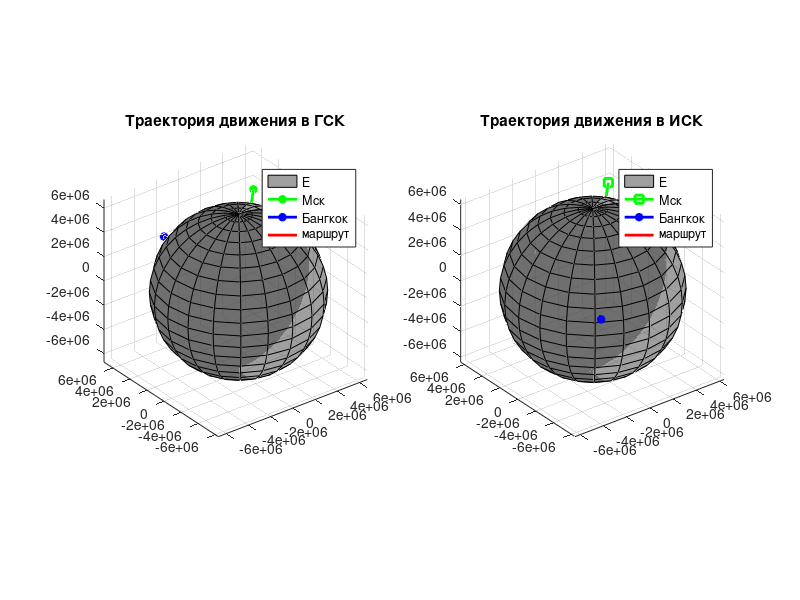

The MATLAB source for this figure:
clear;
clc;

fprintf ("I.M.Markov - \n");
fprintf ("Primitive orthodromy realization\n");
fprintf ("==================================\n");


%% Блок начальных условий =================================================

try
    % Инит данные для моделирования
    initial_data = struct;   % Структура начальных условий
    
    initial_data.m0 = [55.7558, 37.6173]; % МСК
    % initial_data.m1 = [51.1, 0.12];% Лондон
    initial_data.m1 = [13.7563, 100.5018]; % Бангкок

    initial_data.W = 250; % Модуль вектора путевой скорости [м/с ]
    initial_data.t = 60 * 60; % Время в движении [sec]
    initial_data.h = 1000000; % высота движения
    initial_data.Hz = 10; % Герцовка записи данных
    
    const_values = struct; % Структура константных значений
    const_values.W_earth = 7.2921159e-5; % [1/sec]
    const_values.R_earth = 6371000; % R Земли [m]
    
    output_data = struct; % Структура выходных (итоговых данных)
    
    MACROS = struct;
    MACROS.plot = 1;
    MACROS.save_grafs = 0;

    fprintf ("[INFO] == data initial success\n");
catch exception
    fprintf ("[ERROR] == error with data initialization -> %s\n", exception.message);
end


%% Подготовка дополнительных данных =======================================
% Градусы в радианы
initial_data.m0 = deg2rad(initial_data.m0);
initial_data.m1 = deg2rad(initial_data.m1);

% переводим широты и долготы в декартовы координаты
initial_data.e0 = ...
    (const_values.R_earth +initial_data.h) * [cos(initial_data.m0(1)) * cos(initial_data.m0(2));
                                              cos(initial_data.m0(1)) * sin(initial_data.m0(2));
                                              sin(initial_data.m0(1))];


initial_data.e1 = ...
    (const_values.R_earth +initial_data.h) * [cos(initial_data.m1(1)) * cos(initial_data.m1(2));
                                              cos(initial_data.m1(1)) * sin(initial_data.m1(2));
                                              sin(initial_data.m1(1))];


% Угол поворота
alpha = atan2( norm(cross(initial_data.e0,initial_data.e1)), ...
                        dot(initial_data.e0,initial_data.e1) );

% вектор поворота
e_c_ = cross(initial_data.e0, initial_data.e1);
if norm(e_c_) < 1e-9 * norm(initial_data.e0)^2 % проверка единственности ортодромии
    if dot(initial_data.e0, initial_data.e1) > 0
        error('Начальная и конечная точки совпадают — маршрут вырожден.');
    else
        error('Точки антиподальны — ортодромия не единственна, задайте промежуточную точку.');
    end
end
fprintf ("[INFO] == Маршрут существует\n");
e_c = e_c_ / norm(e_c_);

% Длина маршрута:
L = (const_values.R_earth + initial_data.h) * alpha;

% Время в пути:
T = L / initial_data.W;

% Угловая скорость
wc = initial_data.W / (const_values.R_earth + initial_data.h);

% Шаг времени
dt = [0:(1/initial_data.Hz):T, T];
dt = unique(dt);

C = [0,      -e_c(3),  e_c(2);
     e_c(3),  0,       -e_c(1);
     -e_c(2), e_c(1),  0];

% Определяем шаг угловой скорости вращения
beta = wc * dt;
N    = length(dt);

% Создаём итоговые массивы выходных данных
output_data.r_m_gsk = zeros (N, 3);
output_data.r_m_isk = zeros (N, 3);
output_data.v_m_gsk = zeros (N, 3);
output_data.v_m_isk = zeros (N, 3);


% Перевод начальной и конечной точки в ИСК
initial_data.e0_isk =[+cos(const_values.W_earth * 0), -sin(const_values.W_earth * 0), 0;
                      +sin(const_values.W_earth * 0), +cos(const_values.W_earth * 0), 0;
                      0, 0, 1] * initial_data.e0;

initial_data.e1_isk =[+cos(const_values.W_earth * T), -sin(const_values.W_earth * T), 0;
                      +sin(const_values.W_earth * T), +cos(const_values.W_earth * T), 0;
                      0, 0, 1] * initial_data.e1;

%% main cycle
for count = 1:length(output_data.r_m_gsk)

    % Матрица поворота с учётом углового шага
    A = (eye(3) * cos(beta(count))) + ((1 - cos(beta(count)))*(e_c * e_c')) - (C * sin(beta(count)));

    output_data.r_m_gsk(count, :) = A' * initial_data.e0;

    g = const_values.W_earth * dt(count);
    output_data.r_m_isk(count, :) = [+cos(g), -sin(g), 0;
                                     +sin(g), +cos(g), 0;
                                     0,        0,      1] * output_data.r_m_gsk(count, :)';

    % output_data.v_m_gisk(count, :) = cross(e_c, output_data.r_m_gisk(count, :)); 
    % output_data.v_m_gisk(count, :) = output_data.v_m_gisk(count, :) / norm (output_data.v_m_gisk(count, :));
    % output_data.v_m_gisk(count, :) = output_data.v_m_gisk(count, :) * initial_data.W;
end

% Контроль: дошли ли до конечной точки 
% порог шага дуги (W/Hz) - полтора шага
err_end = norm(output_data.r_m_gsk(end, :)' - initial_data.e1);
fprintf("[INFO] == Невязка конечной точки: %.6f m\n", err_end);
if err_end > (1.5 * initial_data.W / initial_data.Hz)
    warning("Траектория не сошлась в конечную точку!");
end



%% ВЫвод инфо =============================================================
fprintf ("Путевая скорость - %.4f [m/s] \n", initial_data.W);

fprintf ("Длина маршрута - %.4f [m] \n", L);
fprintf ("               - %.4f [km] \n", L/1000);

fprintf ("Время в пути - %.4f [s]\n", T);
fprintf ("             - %.4f [m]\n", T/60);
fprintf ("             - %.4f [h]\n", T/3600);




%% PLOTS
% для картинок
sz = get (0, 'MonitorPositions');
pic_size = [0 0 1000, 500];
pics_path = "pics/";
LW = 2;


if (MACROS.plot == 1)
    % Траектория полёта ЛА
    try
        Figure_trajectory = figure ('Position', pic_size);
        
        subplot (1, 2, 1) % --------------------------------------------- ГИСК
        [x,y,z] = sphere;
        axis equal
        surf(const_values.R_earth * x, ...
             const_values.R_earth * y, ...
             const_values.R_earth * z, ...
             'facecolor','#404040', 'facealpha',.5); 
        grid on;
        axis equal
        hold on;
        
        % вектор начала маршрута
        plot3 ([0, initial_data.e0(1)], ...
               [0, initial_data.e0(2)], ...
               [0, initial_data.e0(3)], ...
               '-*g', 'linewidth',LW);
        
        % вектор конца маршрута
        plot3 ([0, initial_data.e1(1)], ...
               [0, initial_data.e1(2)], ...
               [0, initial_data.e1(3)], ...
               '-*b', 'linewidth',LW);
        
        % % нормаль вращения
        % plot3 ([0, const_values.R_earth * e_c(1)], ...
        %        [0, const_values.R_earth * e_c(2)], ...
        %        [0, const_values.R_earth * e_c(3)], ...
        %        '-*r', 'linewidth',LW);
        
        % Траектория движения ГИСК
        plot3 (output_data.r_m_gsk(:, 1), ...
               output_data.r_m_gsk(:, 2), ...
               output_data.r_m_gsk(:, 3), ...
               '-r', 'linewidth',LW);
        
        title ('Траектория движения в ГСК')
        legend ("E", "Мск", "Бангкок", "маршрут");
        
        subplot (1, 2, 2) % --------------------------------------------- ИСК
        axis equal
        surf(const_values.R_earth * x, ...
             const_values.R_earth * y, ...
             const_values.R_earth * z, ...
             'facecolor','#404040', 'facealpha',.5); 
        grid on;
        axis equal
        hold on;
        
        % вектор начала маршрута в ИСК
        plot3 ([0, output_data.r_m_isk(1, 1)], ...
               [0, output_data.r_m_isk(1, 2)], ...
               [0, output_data.r_m_isk(1, 3)], ...
               '-gs', 'linewidth',LW);
        
        % вектор конца маршрута в ИСК
        plot3 ([0, output_data.r_m_isk(end, 1)], ...
               [0, output_data.r_m_isk(end, 2)], ...
               [0, output_data.r_m_isk(end, 3)], ...
               '-*b', 'linewidth',LW);
        
        % Траектория движения ИСК
        plot3 (output_data.r_m_isk(:, 1), ...
               output_data.r_m_isk(:, 2), ...
               output_data.r_m_isk(:, 3), ...
               '-r', 'linewidth',LW);
        
        title ('Траектория движения в ИСК')
        legend ("E", "Мск", "Бангкок", "маршрут");
    
        if (MACROS.save_grafs == 1)
            exportgraphics (Figure_trajectory, pics_path+"trajectory.png");
            close (Figure_trajectory);
        end

        fprintf ("[INFO] == Figure_trajectory plot and save\n");
    catch exception
        fprintf ("[ERROR] == error with Figure_trajectory -> %s\n", exception.message);
    end
end


clear A C dt e_c L Ln T wc LW monitor M_IE x y z sz alpha
clear step_beta save_graf_trigger pics_path pic_size F0 count
